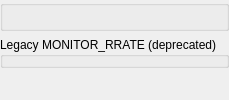
             <widget class="QWidget" name="page_reactions">
              <layout class="QGridLayout" name="gridLayoutreactions">
               <property name="leftMargin">
                <number>0</number>
               </property>
               <property name="topMargin">
                <number>0</number>
               </property>
               <property name="rightMargin">
                <number>0</number>
               </property>
               <property name="bottomMargin">
                <number>0</number>
               </property>
               <property name="spacing">
                <number>2</number>
               </property>
               <item row="0" column="0">
                <widget class="QWidget" name="frame_reactions" native="true">
                 <layout class="QGridLayout" name="gridLayout_reactions2">
                  <property name="leftMargin">
                   <number>0</number>
                  </property>
                  <property name="topMargin">
                   <number>0</number>
                  </property>
                  <property name="rightMargin">
                   <number>0</number>
                  </property>
                  <property name="bottomMargin">
                   <number>0</number>
                  </property>
                  <item row="2" column="0">
                   <spacer name="spacer_reactions">
                    <property name="orientation">
                     <enum>Qt::Vertical</enum>
                    </property>
                    <property name="sizeHint" stdset="0">
                     <size>
                      <width>20</width>
                      <height>20</height>
                     </size>
                    </property>
                   </spacer>
                  </item>
                  <item row="0" column="0">
                   <widget class="QGroupBox" name="groupbox_reactions">
                    <property name="title">
                     <string/>
                    </property>
                    <property name="flat">
                     <bool>true</bool>
                    </property>
                    <layout class="QGridLayout" name="gridLayout_reactions8">
                     <property name="leftMargin">
                      <number>5</number>
                     </property>
                     <property name="topMargin">
                      <number>0</number>
                     </property>
                     <property name="rightMargin">
                      <number>0</number>
                     </property>
                     <property name="bottomMargin">
                      <number>0</number>
                     </property>
                     <property name="horizontalSpacing">
                      <number>0</number>
                     </property>
                     <property name="verticalSpacing">
                      <number>2</number>
                     </property>
                    </layout>
                   </widget>
                  </item>
                  <item row="1" column="0">
                   <widget class="QGroupBox" name="groupbox_reactions_deprecated">
                    <property name="title">
                     <string>Legacy MONITOR_RRATE (deprecated)</string>
                    </property>
                    <property name="flat">
                     <bool>true</bool>
                    </property>
                    <layout class="QGridLayout" name="gridLayout_10">
                     <property name="leftMargin">
                      <number>5</number>
                     </property>
                     <property name="topMargin">
                      <number>0</number>
                     </property>
                     <property name="rightMargin">
                      <number>0</number>
                     </property>
                     <property name="bottomMargin">
                      <number>0</number>
                     </property>
                     <property name="horizontalSpacing">
                      <number>0</number>
                     </property>
                     <property name="verticalSpacing">
                      <number>2</number>
                     </property>
                    </layout>
                   </widget>
                  </item>
                 </layout>
                </widget>
               </item>
              </layout>
             </widget>
